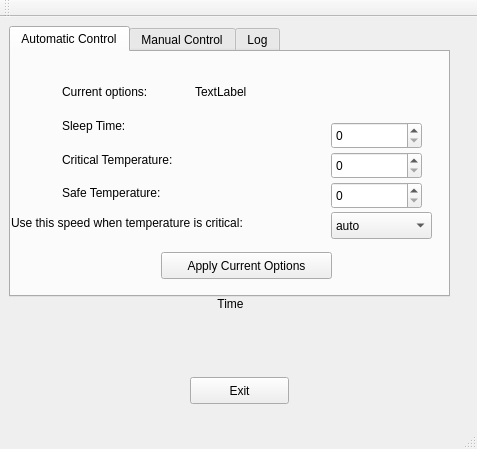
<?xml version="1.0" encoding="UTF-8"?>
<ui version="4.0">
 <class>MainWindow</class>
 <widget class="QMainWindow" name="MainWindow">
  <property name="geometry">
   <rect>
    <x>0</x>
    <y>0</y>
    <width>477</width>
    <height>449</height>
   </rect>
  </property>
  <property name="windowTitle">
   <string>Da Fan Mastah</string>
  </property>
  <widget class="QWidget" name="centralWidget">
   <widget class="QTabWidget" name="Auto">
    <property name="geometry">
     <rect>
      <x>9</x>
      <y>9</y>
      <width>441</width>
      <height>271</height>
     </rect>
    </property>
    <property name="focusPolicy">
     <enum>Qt::TabFocus</enum>
    </property>
    <property name="currentIndex">
     <number>0</number>
    </property>
    <widget class="QWidget" name="tab">
     <attribute name="title">
      <string>Automatic Control</string>
     </attribute>
     <widget class="QSpinBox" name="sleepBox">
      <property name="geometry">
       <rect>
        <x>320</x>
        <y>70</y>
        <width>91</width>
        <height>27</height>
       </rect>
      </property>
      <property name="sizePolicy">
       <sizepolicy hsizetype="Preferred" vsizetype="Fixed">
        <horstretch>0</horstretch>
        <verstretch>0</verstretch>
       </sizepolicy>
      </property>
     </widget>
     <widget class="QSpinBox" name="critBox">
      <property name="geometry">
       <rect>
        <x>320</x>
        <y>100</y>
        <width>91</width>
        <height>27</height>
       </rect>
      </property>
      <property name="sizePolicy">
       <sizepolicy hsizetype="Expanding" vsizetype="Fixed">
        <horstretch>0</horstretch>
        <verstretch>0</verstretch>
       </sizepolicy>
      </property>
      <property name="maximum">
       <number>106</number>
      </property>
      <property name="value">
       <number>0</number>
      </property>
     </widget>
     <widget class="QSpinBox" name="safeBox">
      <property name="geometry">
       <rect>
        <x>320</x>
        <y>130</y>
        <width>91</width>
        <height>27</height>
       </rect>
      </property>
      <property name="sizePolicy">
       <sizepolicy hsizetype="Preferred" vsizetype="Fixed">
        <horstretch>0</horstretch>
        <verstretch>0</verstretch>
       </sizepolicy>
      </property>
     </widget>
     <widget class="QPushButton" name="pushButton">
      <property name="geometry">
       <rect>
        <x>150</x>
        <y>200</y>
        <width>171</width>
        <height>27</height>
       </rect>
      </property>
      <property name="text">
       <string>Apply Current Options</string>
      </property>
     </widget>
     <widget class="QLabel" name="label_7">
      <property name="geometry">
       <rect>
        <x>0</x>
        <y>160</y>
        <width>311</width>
        <height>21</height>
       </rect>
      </property>
      <property name="text">
       <string>Use this speed when temperature is critical:</string>
      </property>
     </widget>
     <widget class="QComboBox" name="autoSpeed">
      <property name="geometry">
       <rect>
        <x>320</x>
        <y>160</y>
        <width>101</width>
        <height>27</height>
       </rect>
      </property>
      <item>
       <property name="text">
        <string>auto</string>
       </property>
      </item>
      <item>
       <property name="text">
        <string>1</string>
       </property>
      </item>
      <item>
       <property name="text">
        <string>2</string>
       </property>
      </item>
      <item>
       <property name="text">
        <string>3</string>
       </property>
      </item>
      <item>
       <property name="text">
        <string>4</string>
       </property>
      </item>
      <item>
       <property name="text">
        <string>5</string>
       </property>
      </item>
      <item>
       <property name="text">
        <string>6</string>
       </property>
      </item>
      <item>
       <property name="text">
        <string>7</string>
       </property>
      </item>
      <item>
       <property name="text">
        <string>full speed</string>
       </property>
      </item>
      <item>
       <property name="text">
        <string>OFF</string>
       </property>
      </item>
     </widget>
     <widget class="QLabel" name="label">
      <property name="geometry">
       <rect>
        <x>51</x>
        <y>31</y>
        <width>115</width>
        <height>17</height>
       </rect>
      </property>
      <property name="text">
       <string>Current options: </string>
      </property>
     </widget>
     <widget class="QLabel" name="currentOptions">
      <property name="geometry">
       <rect>
        <x>184</x>
        <y>31</y>
        <width>141</width>
        <height>17</height>
       </rect>
      </property>
      <property name="text">
       <string>TextLabel</string>
      </property>
     </widget>
     <widget class="QLabel" name="label_2">
      <property name="geometry">
       <rect>
        <x>51</x>
        <y>65</y>
        <width>82</width>
        <height>17</height>
       </rect>
      </property>
      <property name="text">
       <string>Sleep Time: </string>
      </property>
     </widget>
     <widget class="QLabel" name="label_3">
      <property name="geometry">
       <rect>
        <x>51</x>
        <y>99</y>
        <width>144</width>
        <height>17</height>
       </rect>
      </property>
      <property name="text">
       <string>Critical Temperature:</string>
      </property>
     </widget>
     <widget class="QLabel" name="label_4">
      <property name="geometry">
       <rect>
        <x>51</x>
        <y>132</y>
        <width>130</width>
        <height>17</height>
       </rect>
      </property>
      <property name="text">
       <string>Safe Temperature: </string>
      </property>
     </widget>
    </widget>
    <widget class="QWidget" name="tab_2">
     <attribute name="title">
      <string>Manual Control</string>
     </attribute>
     <widget class="QLabel" name="label_5">
      <property name="geometry">
       <rect>
        <x>60</x>
        <y>60</y>
        <width>171</width>
        <height>17</height>
       </rect>
      </property>
      <property name="text">
       <string>Current Temperature: </string>
      </property>
     </widget>
     <widget class="QLCDNumber" name="lcdNumber">
      <property name="geometry">
       <rect>
        <x>230</x>
        <y>60</y>
        <width>64</width>
        <height>23</height>
       </rect>
      </property>
     </widget>
     <widget class="QLabel" name="label_6">
      <property name="geometry">
       <rect>
        <x>60</x>
        <y>100</y>
        <width>181</width>
        <height>20</height>
       </rect>
      </property>
      <property name="text">
       <string>Choose Speed: </string>
      </property>
     </widget>
     <widget class="QPushButton" name="pushButton_2">
      <property name="geometry">
       <rect>
        <x>310</x>
        <y>100</y>
        <width>121</width>
        <height>27</height>
       </rect>
      </property>
      <property name="text">
       <string>Change Speed</string>
      </property>
     </widget>
     <widget class="QComboBox" name="comboBox">
      <property name="geometry">
       <rect>
        <x>210</x>
        <y>100</y>
        <width>85</width>
        <height>27</height>
       </rect>
      </property>
      <item>
       <property name="text">
        <string>auto</string>
       </property>
      </item>
      <item>
       <property name="text">
        <string>1</string>
       </property>
      </item>
      <item>
       <property name="text">
        <string>2</string>
       </property>
      </item>
      <item>
       <property name="text">
        <string>3</string>
       </property>
      </item>
      <item>
       <property name="text">
        <string>4</string>
       </property>
      </item>
      <item>
       <property name="text">
        <string>5</string>
       </property>
      </item>
      <item>
       <property name="text">
        <string>6</string>
       </property>
      </item>
      <item>
       <property name="text">
        <string>7</string>
       </property>
      </item>
      <item>
       <property name="text">
        <string>full speed</string>
       </property>
      </item>
      <item>
       <property name="text">
        <string>OFF</string>
       </property>
      </item>
     </widget>
    </widget>
    <widget class="QWidget" name="tab_3">
     <attribute name="title">
      <string>Log</string>
     </attribute>
     <widget class="QTextBrowser" name="infoBox">
      <property name="geometry">
       <rect>
        <x>10</x>
        <y>10</y>
        <width>501</width>
        <height>211</height>
       </rect>
      </property>
     </widget>
    </widget>
   </widget>
   <widget class="QLabel" name="message">
    <property name="geometry">
     <rect>
      <x>110</x>
      <y>280</y>
      <width>241</width>
      <height>81</height>
     </rect>
    </property>
    <property name="text">
     <string>Time</string>
    </property>
    <property name="alignment">
     <set>Qt::AlignHCenter|Qt::AlignTop</set>
    </property>
   </widget>
   <widget class="QPushButton" name="pushButton_3">
    <property name="geometry">
     <rect>
      <x>190</x>
      <y>360</y>
      <width>99</width>
      <height>27</height>
     </rect>
    </property>
    <property name="text">
     <string>Exit</string>
    </property>
   </widget>
  </widget>
  <widget class="QMenuBar" name="menuBar">
   <property name="geometry">
    <rect>
     <x>0</x>
     <y>0</y>
     <width>477</width>
     <height>20</height>
    </rect>
   </property>
  </widget>
  <widget class="QToolBar" name="mainToolBar">
   <attribute name="toolBarArea">
    <enum>TopToolBarArea</enum>
   </attribute>
   <attribute name="toolBarBreak">
    <bool>false</bool>
   </attribute>
  </widget>
  <widget class="QStatusBar" name="statusBar"/>
 </widget>
 <layoutdefault spacing="6" margin="11"/>
 <resources/>
 <connections/>
</ui>
